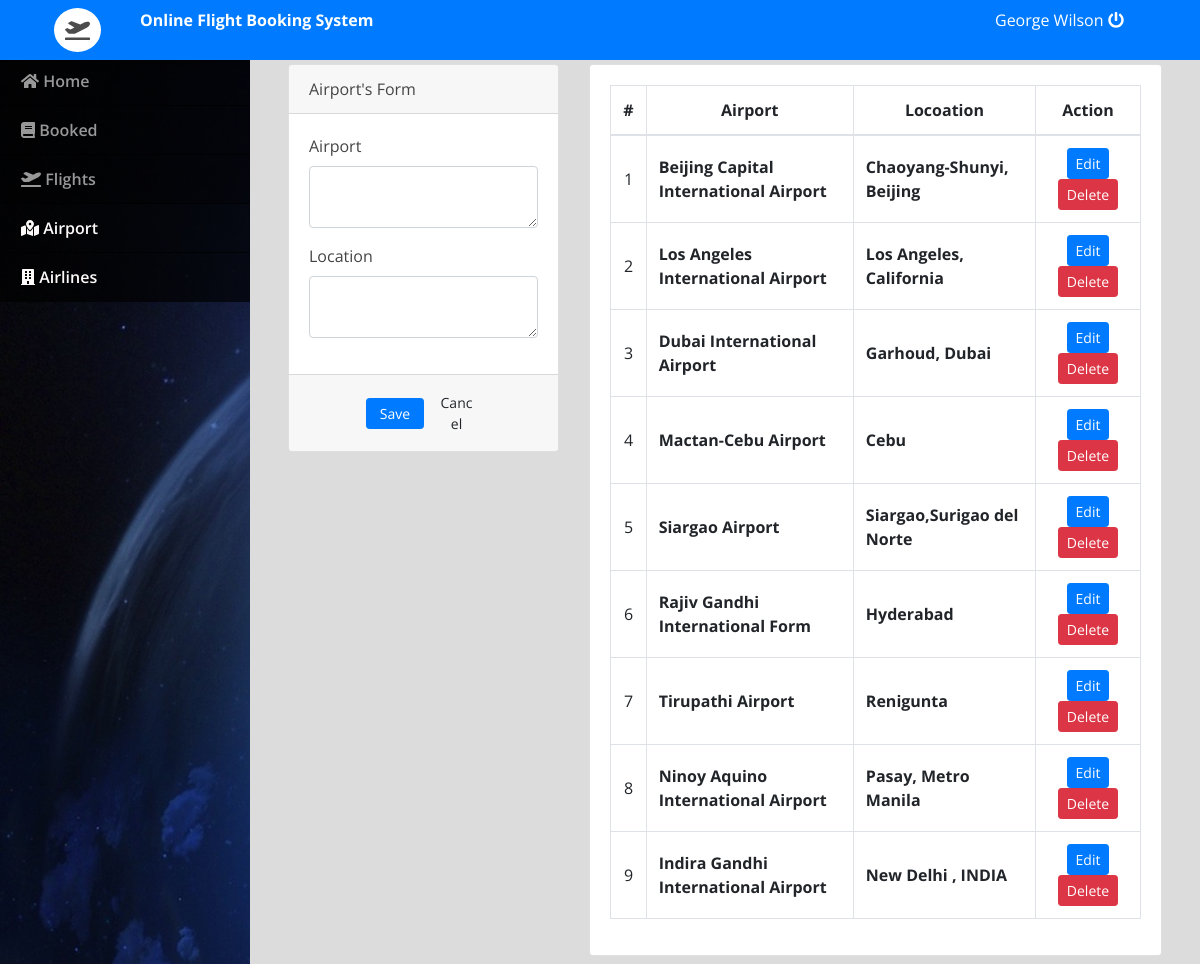
Page /admin/index.php?page=airport (signed in) on the committed database.
### tables this page shows
CREATE TABLE `airport_list` (
  `id` int(30) NOT NULL,
  `airport` text NOT NULL,
  `location` text NOT NULL
);

### admin/airport.php (the view, shortened to what this page needs)
<?php include('db_connect.php');?>
<div class="container-fluid">
	<div class="col-lg-12">
		<div class="row">
			<div class="col-md-4">
			<form action="" id="manage-airports">
				<div class="card">
					<div class="card-header">
						   Airport's Form
				  	</div>
					<div class="card-body">
							<div class="form-group">
								<label class="control-label">Airport</label>
								<textarea name="airport" id="" cols="30" rows="2" class="form-control"></textarea>
							</div>
							<div class="form-group">
								<label class="control-label">Location</label>
								<textarea name="location" id="" cols="30" rows="2" class="form-control"></textarea>
							</div>
					</div>
					<div class="card-footer">
						<div class="row">
							<div class="col-md-12">
								<button class="btn btn-sm btn-primary col-sm-3 offset-md-3"> Save</button>
								<button class="btn btn-sm btn-default col-sm-3" type="button" onclick="_reset()"> Cancel</button>
							</div>
						</div>
					</div>
				</div>
			</form>
			</div>
			<div class="col-md-8">
				<div class="card">
					<div class="card-body">
						<table class="table table-bordered table-hover">
							<thead>
								<tr>
									<th class="text-center">#</th>
									<th class="text-center">Airport</th>
									<th class="text-center">Locoation</th>
									<th class="text-center">Action</th>
								</tr>
							</thead>
							<tbody>
								<?php
								$i = 1;
								$cats = $conn->query("SELECT * FROM airport_list order by id asc");
								while($row=$cats->fetch_assoc()):
								?>
								<tr>
									<td class="text-center"><?php echo $i++ ?></td>
									<td class="">
										 <b><?php echo $row['airport'] ?></b>
									</td>
									<td class="">
										 <b><?php echo $row['location'] ?></b>
									</td>
									<td class="text-center">
										<button class="btn btn-sm btn-primary edit_airline" type="button" data-id="<?php echo $row['id'] ?>" data-airport="<?php echo $row['airport'] ?>" data-location="<?php echo $row['location'] ?>" >Edit</button>
										<button class="btn btn-sm btn-danger delete_airline" type="button" data-id="<?php echo $row['id'] ?>">Delete</button>
									</td>
								</tr>
								<?php endwhile; ?>
							</tbody>
						</table>
					</div>
				</div>
			</div>
		</div>
	</div>
</div>

### admin/assets/css/style.css (style rules this page uses)
body { font-family: "Open Sans", sans-serif; color: #444444; width: 100%; height: calc(100%); }

### admin/index.php (style rules this page uses)
body { background: #80808045; }

### admin/airport.php (style rules this page uses)
td { vertical-align: middle !important; }

### rows in the picture
airport_list: airport "Beijing Capital International Airport", location "Chaoyang-Shunyi, Beijing"
airport_list: airport "Los Angeles International Airport", location "Los Angeles, California"
airport_list: airport "Dubai International Airport", location "Garhoud, Dubai"
airport_list: airport "Mactan-Cebu Airport", location "Cebu"
airport_list: airport "Siargao Airport", location "Siargao,Surigao del Norte"
airport_list: airport "Rajiv Gandhi International Form", location "Hyderabad"
airport_list: airport "Tirupathi Airport", location "Renigunta"
airport_list: airport "Ninoy Aquino International Airport", location "Pasay, Metro Manila"
airport_list: airport "Indira Gandhi International Airport", location "New Delhi , INDIA"

### other values in the picture
$_SESSION['login_name'] "George Wilson"
